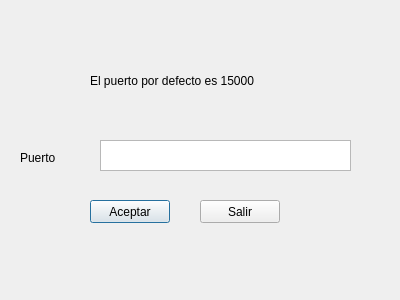
<?xml version="1.0" encoding="UTF-8"?>
<ui version="4.0">
 <class>selport</class>
 <widget class="QDialog" name="selport">
  <property name="geometry">
   <rect>
    <x>0</x>
    <y>0</y>
    <width>400</width>
    <height>300</height>
   </rect>
  </property>
  <property name="windowTitle">
   <string>Dialog</string>
  </property>
  <widget class="QTextEdit" name="textEdit">
   <property name="geometry">
    <rect>
     <x>100</x>
     <y>140</y>
     <width>251</width>
     <height>31</height>
    </rect>
   </property>
  </widget>
  <widget class="QLabel" name="label">
   <property name="geometry">
    <rect>
     <x>20</x>
     <y>150</y>
     <width>57</width>
     <height>15</height>
    </rect>
   </property>
   <property name="text">
    <string>Puerto</string>
   </property>
  </widget>
  <widget class="QLabel" name="label_2">
   <property name="geometry">
    <rect>
     <x>90</x>
     <y>60</y>
     <width>301</width>
     <height>41</height>
    </rect>
   </property>
   <property name="text">
    <string>El puerto por defecto es 15000</string>
   </property>
  </widget>
  <widget class="QPushButton" name="pushButton">
   <property name="geometry">
    <rect>
     <x>90</x>
     <y>200</y>
     <width>80</width>
     <height>23</height>
    </rect>
   </property>
   <property name="text">
    <string>Aceptar</string>
   </property>
  </widget>
  <widget class="QPushButton" name="pushButton_2">
   <property name="geometry">
    <rect>
     <x>200</x>
     <y>200</y>
     <width>80</width>
     <height>23</height>
    </rect>
   </property>
   <property name="text">
    <string>Salir</string>
   </property>
  </widget>
 </widget>
 <resources/>
 <connections/>
</ui>
